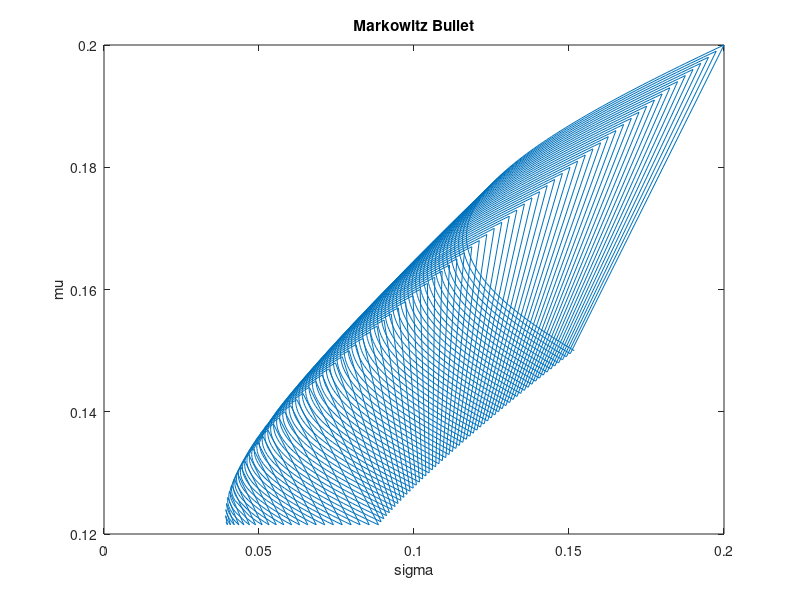

Write the MATLAB code that produced this figure.
m = [0.1,0.2,0.15];
C = [0.005,-0.010,0.004;
    -0.010,0.040,-0.002;
    0.004,-0.002,0.023];
idx = 1;

u = [1,1,1];
minw = (u*inv(C))/(u*inv(C)*u');
minsigma = sqrt(minw*C*minw');
minmu = minw*m'; 
mu = [];
sigma = [];

for i = 0:0.01:1
    for j = 0:0.01:1
        for k = 0:0.01:1
            if(i+j+k == 1)
                w = [i,j,k];
                mtemp = w*m';
                if(mtemp >= minmu)
                    mu(idx) = w*m';
                    sigma(idx) = sqrt(w*C*w');
                    idx = idx + 1;
                end
            end
        end
    end
end

minw 
minsigma
minmu

plot(sigma,mu);
title('Markowitz Bullet');
xlabel('sigma');
ylabel('mu');
